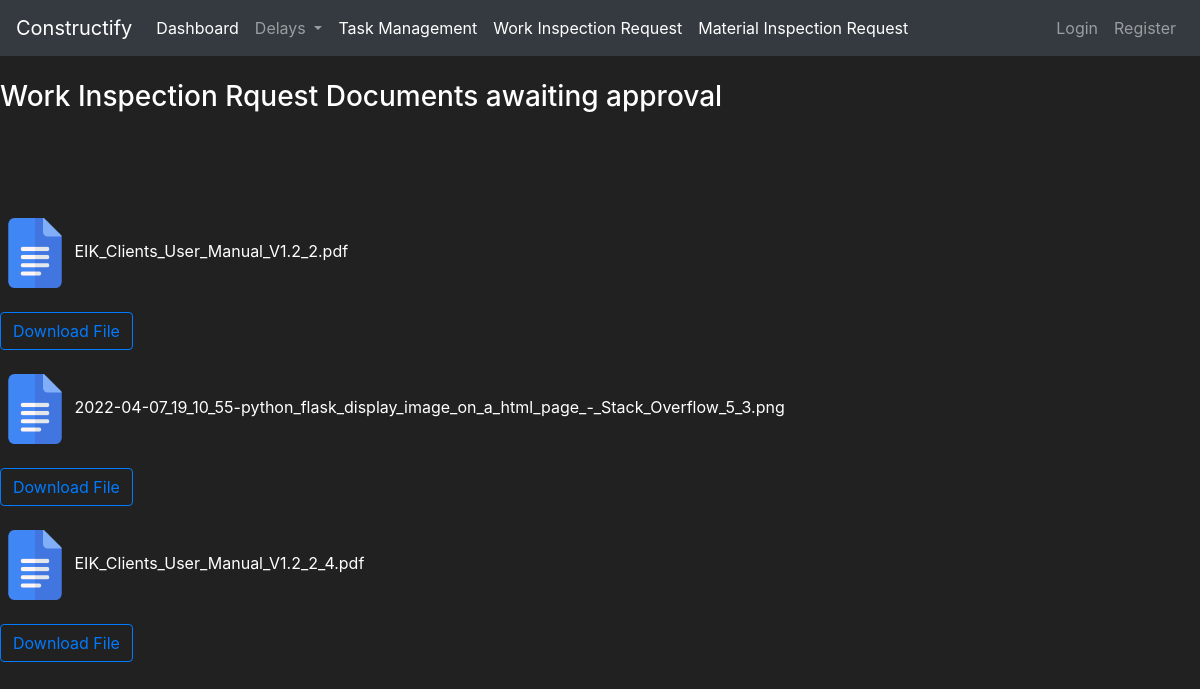
Page /WIRSubmitted/3 on the committed database.
### construct/models.py (models this page shows)
class WIRDocument(db.Model):
    id = db.Column(db.Integer(), nullable=False, primary_key=True)
    wir_file_name = db.Column(db.String(length=30), nullable=False)
    wir_id = db.Column(db.String(length=30), nullable=False)
    status = db.Column(db.String(length=30), nullable=False)

### construct/routes.py (the view)
@app.route("/WIRSubmitted/<string:passed_id>", methods=['GET', 'POST'])
def wir_submitted_page(passed_id):
        wir_list=[]
        submitted_wir= WIRDocument.query.all()
        return render_template('WIRSubmittedPage.html', fileNamelist=submitted_wir, passed_wir=str(passed_id))

### construct/templates/WIRSubmittedPage.html (shortened to what this page needs)
{% extends 'base.html' %}
  {% block content%}
  <h3>Work Inspection Rquest Documents awaiting approval</h3>
  <br><br>
  <br><br>
  {% for wir in fileNamelist %}
  {% if wir.wir_id == passed_wir %}
  <img src="/static/icons/doc_icon.png" alt="User Image" width="70" height="70">
  {{wir.wir_file_name}}
  <br><br>
  <a class="btn btn-outline-primary" href="{{url_for('downloadwir',wir_name=wir.wir_file_name,)}}" role="button">Download File</a>
  <br><br>
   {% endif %}
 {% endfor %}
  {% endblock %}

### construct/templates/base.html (style rules this page uses)
body { background-color: #212121; color: white }

### rows in the picture
WIRDocument: wir_file_name "EIK_Clients_User_Manual_V1.2_2.pdf"
WIRDocument: wir_file_name "2022-04-07_19_10_55-python_flask_display_image_on_a_html_page_-_Stack_Overflow_5_3.png"
WIRDocument: wir_file_name "EIK_Clients_User_Manual_V1.2_2_4.pdf"
